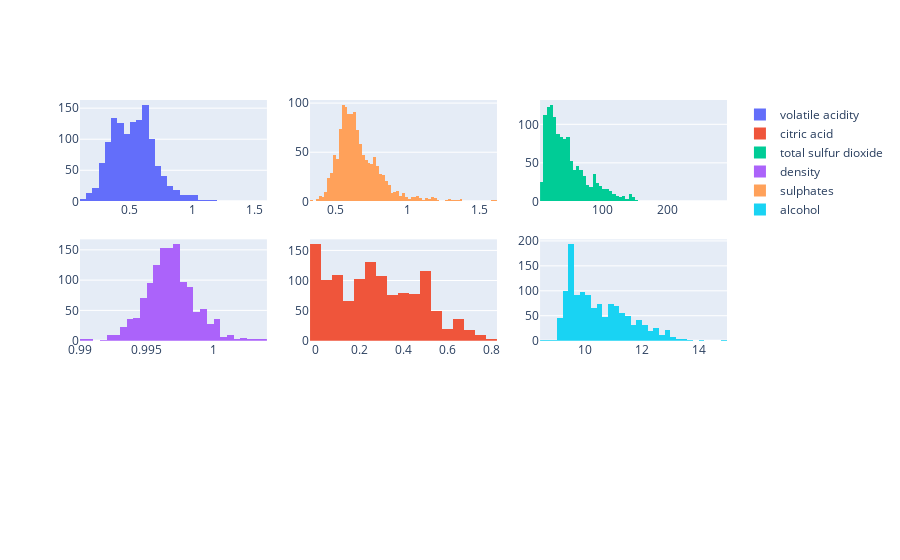

Write notebook code for a chart like this one.
### Code cell
fig = make_subplots(rows=3,cols=3)

row = 0
col = 0

#loop to get a histogram of all features inside of the data set
for i in red_train.columns[:-1]:
    fig.append_trace(go.Histogram(
        x=red_train[i],
        name=i), row=row%2 +1,col=col%3 +1)
    
    col +=1
    row +=1

fig.show()

### Figure 1 — Plotly figure (JSON) as saved in the notebook; plotly's stock layout.template omitted (floating-point values rounded to 4 significant figures; data arrays with more than 128 entries replaced by an {"elided": "..."} marker saying what was removed)
{"data": [{"name": "volatile acidity", "type": "histogram", "x": {"elided": "1259 float values"}, "xaxis": "x", "yaxis": "y"}, {"name": "citric acid", "type": "histogram", "x": {"elided": "1259 float values"}, "xaxis": "x5", "yaxis": "y5"}, {"name": "total sulfur dioxide", "type": "histogram", "x": {"elided": "1259 float values"}, "xaxis": "x3", "yaxis": "y3"}, {"name": "density", "type": "histogram", "x": {"elided": "1259 float values"}, "xaxis": "x4", "yaxis": "y4"}, {"name": "sulphates", "type": "histogram", "x": {"elided": "1259 float values"}, "xaxis": "x2", "yaxis": "y2"}, {"name": "alcohol", "type": "histogram", "x": {"elided": "1259 float values"}, "xaxis": "x6", "yaxis": "y6"}], "layout": {"xaxis": {"anchor": "y", "domain": [0, 0.2889]}, "xaxis2": {"anchor": "y2", "domain": [0.3556, 0.6444]}, "xaxis3": {"anchor": "y3", "domain": [0.7111, 1]}, "xaxis4": {"anchor": "y4", "domain": [0, 0.2889]}, "xaxis5": {"anchor": "y5", "domain": [0.3556, 0.6444]}, "xaxis6": {"anchor": "y6", "domain": [0.7111, 1]}, "xaxis7": {"anchor": "y7", "domain": [0, 0.2889]}, "xaxis8": {"anchor": "y8", "domain": [0.3556, 0.6444]}, "xaxis9": {"anchor": "y9", "domain": [0.7111, 1]}, "yaxis": {"anchor": "x", "domain": [0.7333, 1]}, "yaxis2": {"anchor": "x2", "domain": [0.7333, 1]}, "yaxis3": {"anchor": "x3", "domain": [0.7333, 1]}, "yaxis4": {"anchor": "x4", "domain": [0.3667, 0.6333]}, "yaxis5": {"anchor": "x5", "domain": [0.3667, 0.6333]}, "yaxis6": {"anchor": "x6", "domain": [0.3667, 0.6333]}, "yaxis7": {"anchor": "x7", "domain": [0, 0.2667]}, "yaxis8": {"anchor": "x8", "domain": [0, 0.2667]}, "yaxis9": {"anchor": "x9", "domain": [0, 0.2667]}}}
